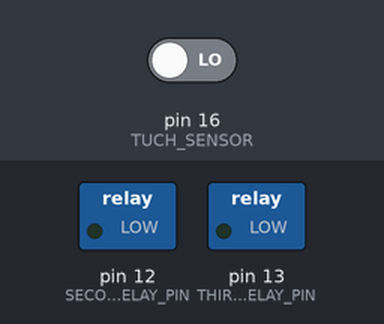
Simulated run of this sketch. Board: Arduino Uno, built with avr-gcc and run on an emulated ATmega328P. Parts: switched loads named in the sketch (green lamp = pin HIGH). Inputs (shaded band) come from the test bench; at power-on: pin 16 (TUCH_SENSOR) LOW.

Above: at 1.2 s.
1.3 s: pin 16 (TUCH_SENSOR) driven HIGH
At 2.1 s:
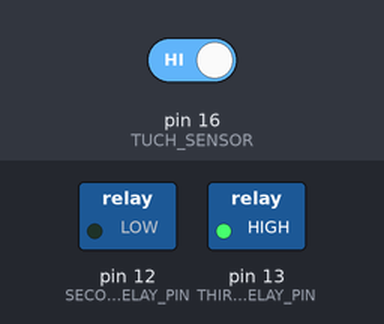
At 12.2 s:
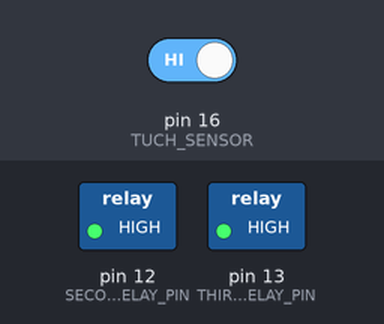
Timing chart, 0 to 43.2 s (numbered marks = the images above; inputs shaded):
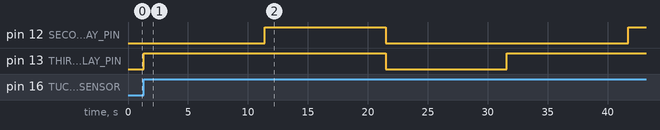

Measured:
- after the input at 1.3 s, pin 12 (SECOUND_RELAY_PIN): LOW → HIGH after 10.1 s, → LOW 10.1 s later, → HIGH 20.2 s later; pin 13 (THIRD_RELAY_PIN): LOW → HIGH at once, → LOW 20.2 s later, → HIGH 10.1 s later

The sketch:

Touch_sensor_For_pc.ino
```cpp
int newcount ,count=0;

void setup()
{
pinMode(16,INPUT); //TUCH SENSOR'S PIN
pinMode(12,OUTPUT); //SECOUND RELAY PIN
pinMode(13,OUTPUT); //THIRD RELAY PIN
//pinMode(14,OUTPUT); THIS IS THE FIRST RELAY PIN
}

void loop()
{

  if(digitalRead(16)==HIGH)
  {
  newcount=count+1;
     if(newcount!=count)
       {
        Serial.println(newcount);
        switch (newcount)
           {
              case 1: digitalWrite(13,HIGH);
                      delay(10000);
                      break;
              case 2: digitalWrite(12,HIGH);
                      delay(10000);       //for 10second
                      break;
              default: digitalWrite(12,LOW);
                       digitalWrite(13,LOW);
                       newcount=0;
                       delay(10000);
                       break;
            }
       count=newcount;
       }
  }
  delay(100);
}
```
